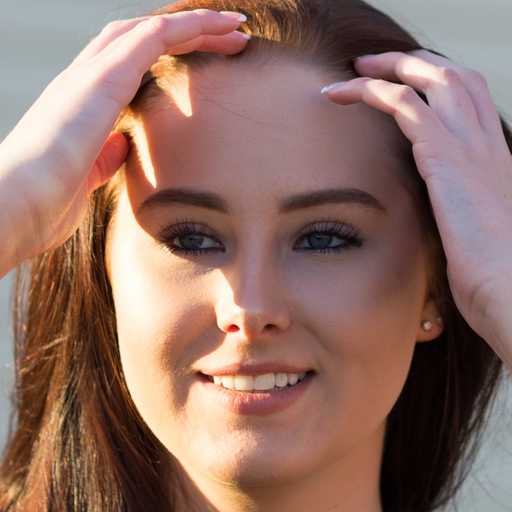
#> input picture 5.png, 512 x 512 px
$ python -i MediumDefects.py   (imports and definitions only)
#> lines starting #> are read from the running program, lines starting #| are printed output that depends on the picture
#> further down, picture is the input picture: shape (512, 512, 3); mean B, G, R 102.7, 113, 146.3
### src/create_dataset/DefectUtils.py
"""Общие помощники для файлов с дефектами (EasyDefects / EasyAndMediumDefects /
MediumDefects / HardDefects) и для effects-скрипта датасета.

Все эффекты работают с BGR uint8 (H, W, 3) — как cv2.imread. Важно: эффекты
НЕ меняют цвет/тон снимка (серый остаётся серым, сепия — сепией). Цвета
«светлого» (бумага, царапины) и «тёмного» (пыль, пятна) берутся из самой картинки
через tone_colors(), поэтому один и тот же код работает и на ч/б, и на сепии.
"""
import numpy as np
import cv2


def finish(img: np.ndarray, q, q_min: int, q_max: int) -> np.ndarray:
    """Последний шаг любого эффекта: в uint8 + JPEG.
        q: None - случайное качество из [q_min, q_max];
           0 - без JPEG (нужно для цепочек эффектов, чтобы JPEG не копился);
           число - это качество
    """
    img = np.clip(img, 0, 255).astype(np.uint8)
    if q == 0:
        return img
    if q is None:
        q = np.random.randint(q_min, q_max + 1)
    _, buf = cv2.imencode('.jpg', img, [int(cv2.IMWRITE_JPEG_QUALITY), int(q)])
    return cv2.imdecode(buf, cv2.IMREAD_COLOR)


def pick(value, low: float, high: float) -> float:
    """Если параметр не задан (None) — случайное из [low, high], иначе он сам."""
    if value is None:
        return float(np.random.uniform(low, high))
    return float(value)


def pick_int(value, low: int, high: int) -> int:
    """То же для целых (high включительно)."""
    if value is None:
        return int(np.random.randint(low, high + 1))
    return int(value)


# [4 lines left out: function density, not called in this run]


def luma(img: np.ndarray) -> np.ndarray:
    """Яркость BGR изображения (H, W), float32."""
    return 0.114 * img[..., 0] + 0.587 * img[..., 1] + 0.299 * img[..., 2]


# [4 lines left out: function coords, not called in this run]


def smoothstep(e0: float, e1: float, x: np.ndarray) -> np.ndarray:
    t = np.clip((x - e0) / (e1 - e0 + 1e-9), 0, 1)
    return t * t * (3 - 2 * t)


# [92 lines left out: functions tone_colors, light_dark, pick_background, smooth_field, blob_distance, fill_region and 2 more, not called in this run]


class Overlay:
    """Слой для рисования тонких штрихов (царапины, пыль, волоски).
    Хранит альфу A и премультиплицированный цвет P, в конце смягчает края."""

    def __init__(self, h: int, w: int):
        self.A = np.zeros((h, w), np.float32)
        self.P = np.zeros((h, w, 3), np.float32)

    @staticmethod
    def _c(col, a):
        return tuple(float(v) * float(a) for v in col)

    # [37 lines left out: functions line, polyline, circle, apply, to_old_tone, not called in this run]

### src/create_dataset/MediumDefects.py
import numpy as np
import cv2

from src.create_dataset.DefectUtils import (finish, pick, pick_int, density, luma, coords, smoothstep,
                         smooth_field, blob_distance, tone_colors, light_dark, Overlay)


# Параметры можно не передавать (None) — тогда они берутся случайно из диапазона в docstring.
# q: качество JPEG, 0 - без JPEG (нужно для цепочек эффектов)
class MediumDefects:
    def __init__(self, image_array: np.ndarray):
        self.image_array=image_array

    # [58 lines left out: functions apply_stains_pipeline, apply_uneven_fading_pipeline, not called in this run]

    def apply_paper_texture_pipeline(self, strength: float=None, fiber_len: int=None, q: int=None) -> np.ndarray: # Средние
        """Фактура бумаги: направленные волокна + мелкое зерно + тиснение (emboss)
            Args:
                strength: амплитуда текстуры в уровнях яркости (6-16)
                fiber_len: длина волокон в пикселях (5-15)
                q: сжатие JPEG (50-85)
        """
        img = self.image_array.astype(np.float32)
        h, w = img.shape[:2]
#> h = 512; w = 512

        strength = pick(strength, 6, 16)
        k = max(5, pick_int(fiber_len, 5, 15) | 1)

        # 1. Ядро-«волокно» под случайным углом
        c = k // 2
        ang = np.random.uniform(0, np.pi)
        kernel = np.zeros((k, k), np.float32)
        cv2.line(kernel, (c - int(c * np.cos(ang)), c - int(c * np.sin(ang))),
                 (c + int(c * np.cos(ang)), c + int(c * np.sin(ang))), 1.0, 1)
        kernel /= max(kernel.sum(), 1e-6)

        # 2. Волокна + мелкое зерно
        fib = cv2.filter2D(np.random.randn(h, w).astype(np.float32), -1, kernel)
        fib /= fib.std() + 1e-6
        fine = cv2.GaussianBlur(np.random.randn(h, w).astype(np.float32), (0, 0), 0.7)
        fine /= fine.std() + 1e-6
        tex = 0.6 * fib + 0.4 * fine

        # 3. Тиснение
        emboss_k = np.array([[-1, -1, 0], [-1, 0, 1], [0, 1, 1]], np.float32)
        emb = cv2.filter2D(tex, -1, emboss_k)
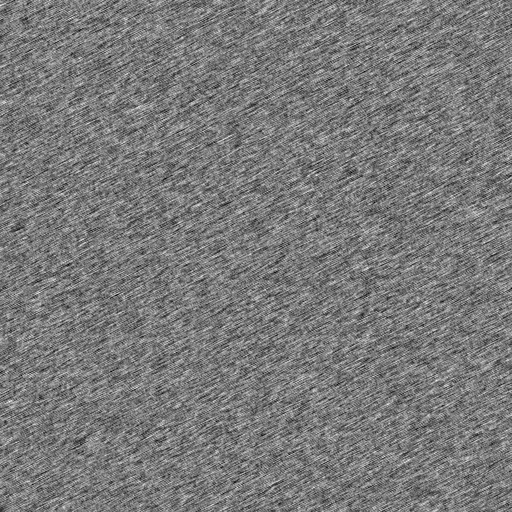
#> tex: shape (512, 512) float32; min -3.19, max 3.48, mean -0.000275; drawn with min black and max white
        emb /= emb.std() + 1e-6
        tex = 0.5 * tex + 0.5 * emb

        img = img + tex[..., None] * strength
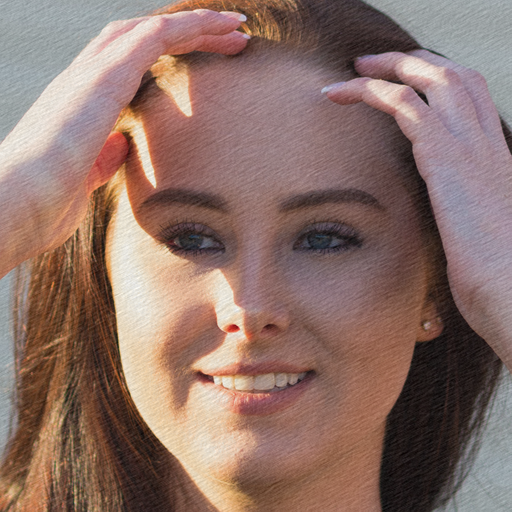
#> img: shape (512, 512, 3) float32; mean B, G, R 102.7, 113, 146.3; drawn with min black and max white

        # 4. JPEG
        return finish(img, q, 50, 85)

    # [62 lines left out: functions apply_motion_pipeline, apply_glare_vignette_pipeline, not called in this run]

>>> import cv2
>>> picture = cv2.imread('../../5.png')
>>> result = MediumDefects(picture).apply_paper_texture_pipeline()
